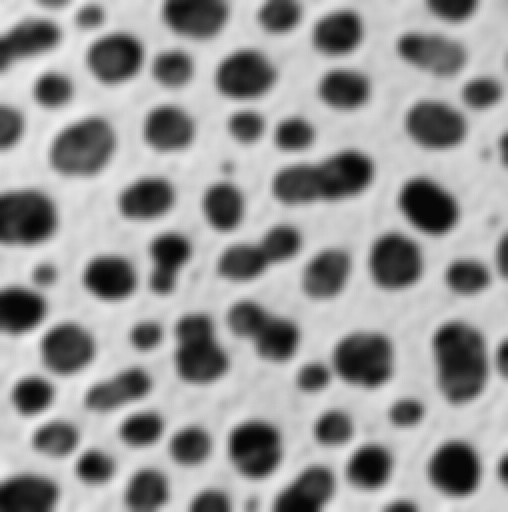
#> input picture cells_bilinear_1008-180804.jpg, 508 x 512 px
$ python dip_hw1_resize.py --image cells_bilinear_1008-180804.jpg
#> lines starting #> are read from the running program, lines starting #| are printed output that depends on the picture
#> in main, input_image is the input picture: shape (512, 508); min 5, max 243, mean 151.7
### resize/resample.py
import cv2
import sys
import numpy as np
from matplotlib import pyplot as plt
np.seterr(divide='ignore', invalid='ignore')
from PIL import Image
sys.path.insert(0,'/Users/suchi/Desktop/Fall 2017/DIP/GIt/resize')
from interpolation import interpolation
class resample:

    def resize(self, image, fx = None, fy = None, interpolation = None):
        """calls the appropriate funciton to resample an image based on the interpolation method
        image: the image to be resampled
        fx: scale along x direction (eg. 0.5, 1.5, 2.5)
        fx: scale along y direction (eg. 0.5, 1.5, 2.5)
        interpolation: method used for interpolation ('either bilinear or nearest_neighbor)
        returns a resized image based on the interpolation method
        """

        if interpolation == 'bilinear':
            return self.bilinear_interpolation(image, fx, fy)

        elif interpolation == 'nearest_neighbor':
            return self.nearest_neighbor(image, fx, fy)

    def nearest_neighbor(self, image, fx, fy):
        """resizes an image using bilinear interpolation approximation for resampling
        image: the image to be resampled
        fx: scale along x direction (eg. 0.5, 1.5, 2.5)
        fx: scale along y direction (eg. 0.5, 1.5, 2.5)
        returns a resized image based on the nearest neighbor interpolation method
        """
#> called with image = 'cells_bilinear_1008-180804.jpg', fx = 1.5, fy = 1.5
        #print image.shape
        img = cv2.imread(image)
        #plt.imshow(img)
        #plt.show()
        w,h,c = img.shape
#> w = 512; h = 508; c = 3

        #print w, h
        #print type(fx),type(fy)
        l=float(fx)
        m=float(fy)
        new_w=int(l*w)
#> new_w = 768
        new_h=int(m*h)
#> new_h = 762
        print 'width','height', w,h,c,new_w,new_h
#| width height 512 508 3 768 762
        b=np.zeros((new_h,new_w,c),np.uint8)
        for i in range(new_w):
            for j in range(new_h):
                b[j,i,:]=img[int(i/l),int(j/m),:]
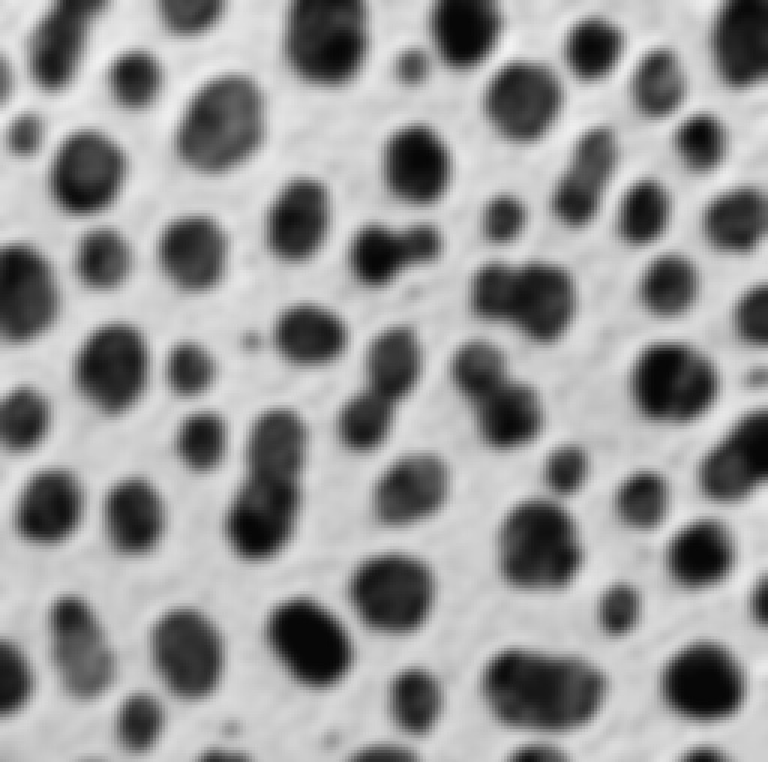
#> b: shape (762, 768, 3); min 5, max 243, mean 151.7

        #Write your code for nearest neighbor interpolation here

        return b


    # [64 lines left out: function bilinear_interpolation, not called in this run]

### dip_hw1_resize.py
"""dip_hw1.py: Starter file to run howework 1"""

#Example Usage: ./dip_hw1_resize -i imagename.jpg -fx 1.5 -fy = 1.5 -m nearest_neighbor
#Example Usage: ./dip_hw1_resize -i imagename.jpg -fx 1.5 -fy = 1.5 -m bilinear

__author__      = "Pranav Mantini"
__email__ = "pmantini@uh.edu"
__version__ = "1.0.0"

import cv2
import sys
sys.path.insert(0, './resize')
import resample as rs
import numpy as np
from datetime import datetime


def display_image(window_name, image):
    """A function to display image"""
    cv2.namedWindow(window_name)
    cv2.imshow(window_name, image)
    cv2.waitKey(0)


def main():
    """ The main funtion that parses input arguments, calls the approrpiate
     interpolation method and writes the output image"""

    #Parse input arguments
    from argparse import ArgumentParser

    parser = ArgumentParser()

    parser.add_argument("-i", "--image", dest="image",
                        help="specify the name of the image", metavar="IMAGE")
    parser.add_argument("-fx", "--resize_x", dest="resize_x",
                        help="specify scale size (fx)", metavar="RESAMPLE SIZE")
    parser.add_argument("-fy", "--resize_y", dest="resize_y",
                        help="specify scale size (fy)", metavar="RESAMPLE SIZE")
    parser.add_argument("-m", "--interpolation", dest="interpolate",
                        help="specify the interpolation method (nearest_neighbor or bilinear)", metavar="INTERPOLATION METHOD")

    args = parser.parse_args()

    #Load image
    if args.image is None:
        print("Please specify the name of image")
        print("use the -h option to see usage information")
        sys.exit(2)
    else:
        image_name = args.image.split(".")[0]
        input_image = cv2.imread(args.image, 0)

    #Check resize scale parametes
    if args.resize_x is None:
        print("Resize scale fx not specified using default (1.5)")
        print("use the -h option to see usage information")
        fx = 1.5
    else:
        fx = args.resize_x

    if args.resize_y is None:
        print("Resize scale fy not specified using default (1.5)")
        print("use the -h option to see usage information")
        fy = 1.5
    else:
        fy = args.resize_y


    #Check interpolate method argument
    if args.interpolate is None:
        print("Interpolation method not specified, using default=nearest_neighbor")
        print("use the -h option to see usage information")
        interpolation = "nearest_neighbor"

    else:
        if args.interpolate not in ["nearest_neighbor", "bilinear"]:
            print("Invalid nterpolation method, using default=nearest_neighbor")
            print("use the -h option to see usage information")
            interpolation = "nearest_neighbor"
        else:
            interpolation = args.interpolate


    resample_obj = rs.resample()
    resampled_image = resample_obj.resize(args.image, fx=fx, fy=fy, interpolation=interpolation)

    #Write output file
    outputDir = "./output/resize/1/"
    display_image=(interpolation,resampled_image)
    #print outputDir+image_name+interpolation+datetime.now().strftime("%m%d-%H%M%S")+".jpg"
    op=outputDir+image_name+"_"+interpolation+"_"+datetime.now().strftime("%m%d-%H%M%S")+".jpg"
    opt=outputDir+image_name+"_"+interpolation+"_"+datetime.now().strftime("%m%d-%H%M%S")+".txt"
    #output_image_name = outputDir+image_name+interpolation+datetime.now().strftime("%m%d-%H%M%S")+".jpg"
    cv2.imwrite(op,  resampled_image)
    #np.savetxt(opt, resampled_image)
    with open(opt, 'wb') as f:
        np.savetxt(f, np.column_stack(resampled_image),fmt='%s')


if __name__ == "__main__":
    main()
